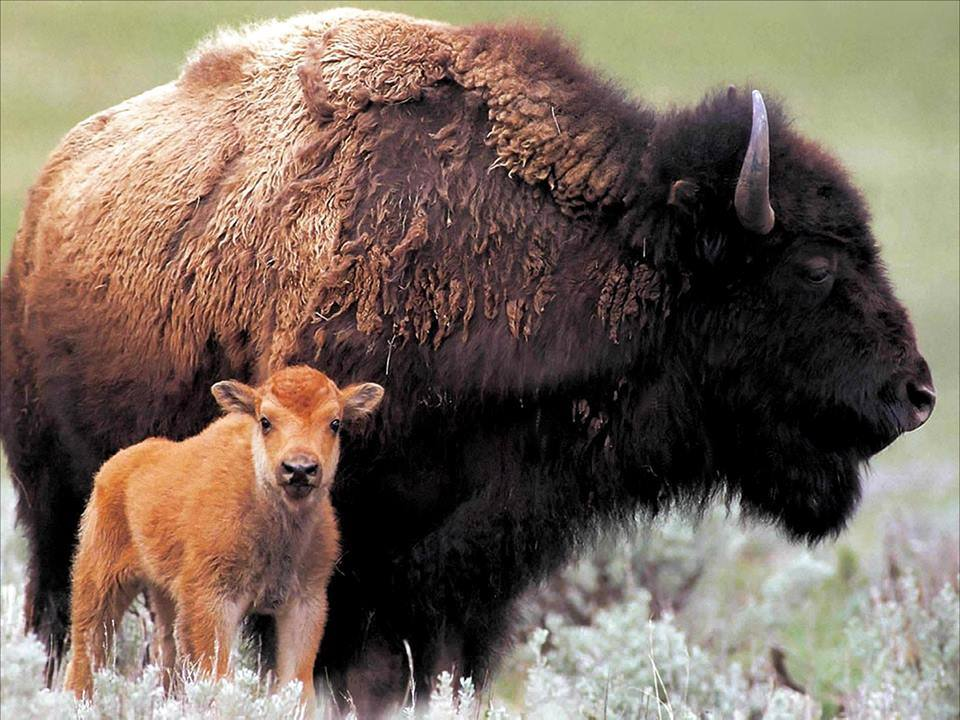
#> input picture ExerciseTwo/asserts/OpenC.jpg, 960 x 720 px, found by its file name
$ python ChapterFour.py
#> lines starting #> are read from the running program, lines starting #| are printed output that depends on the picture
"""
@file laplace_demo.py
@brief Sample code showing how to detect edges using the Laplace operator
"""
import sys
import cv2 as cv
def main(argv):
    # [variables]
    # Declare the variables we are going to use
    ddepth = cv.CV_16S
    kernel_size = 3
    window_name = "Laplace Demo"
    # [variables]
    # [load]
    imageName = argv[0] if len(argv) > 0 else 'OpenC.jpg'
    src = cv.imread(cv.samples.findFile(imageName), cv.IMREAD_COLOR) # Load an image
#> src is the input picture: shape (720, 960, 3); mean B, G, R 93.1, 105.6, 121
    # Check if image is loaded fine
    if src is None:
        print ('Error opening image')
        print ('Program Arguments: [image_name -- default OpenC.jpg]')
        return -1
    # [load]
    # [reduce_noise]
    # Remove noise by blurring with a Gaussian filter
    src = cv.GaussianBlur(src, (3, 3), 0)
    # [reduce_noise]
    # [convert_to_gray]
    # Convert the image to grayscale
    src_gray = cv.cvtColor(src, cv.COLOR_BGR2GRAY)
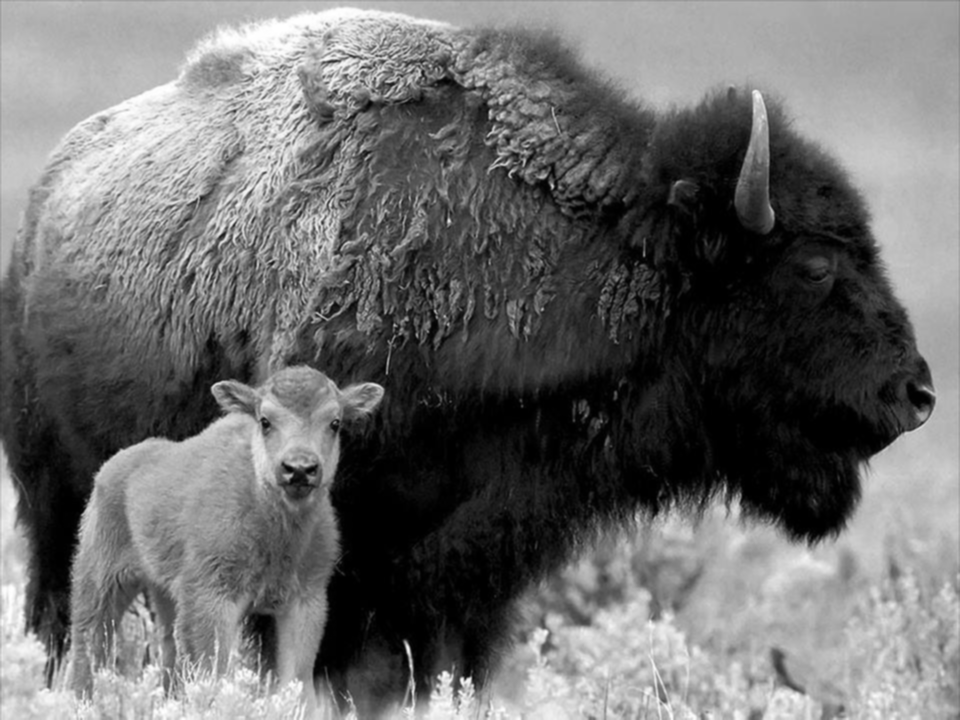
#> src_gray: shape (720, 960); min 0, max 255, mean 108.9
    # [convert_to_gray]
    # Create Window
    cv.namedWindow(window_name, cv.WINDOW_AUTOSIZE)
    # [laplacian]
    # Apply Laplace function
    dst = cv.Laplacian(src_gray, ddepth, ksize=kernel_size)
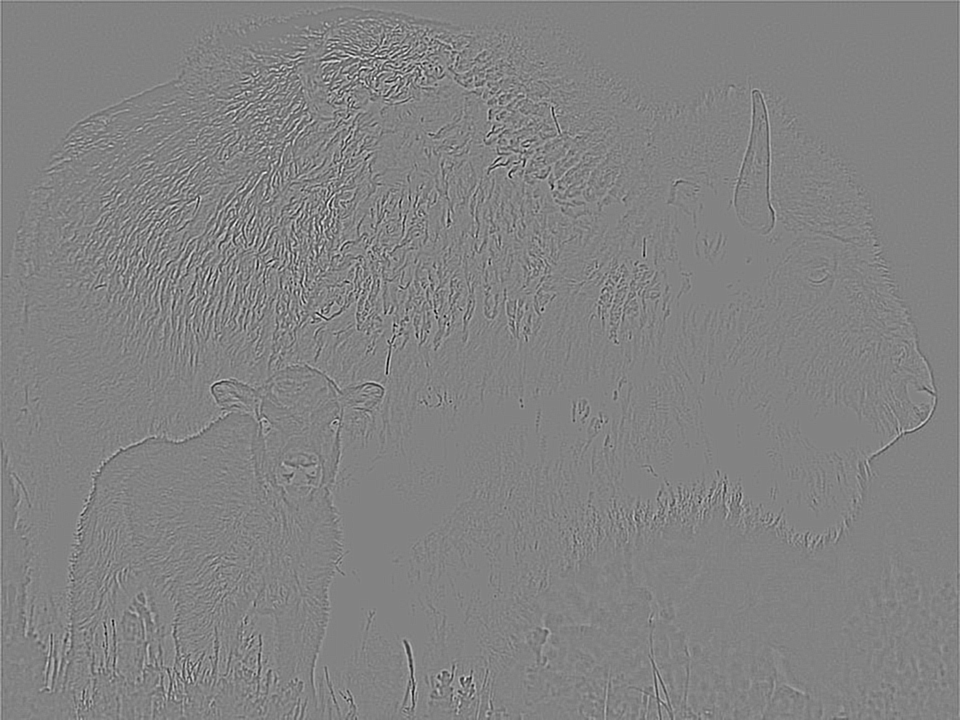
#> dst: shape (720, 960) int16; min -500, max 474, mean 0.1; drawn with min black and max white
    # [laplacian]
    # [convert]
    # converting back to uint8
    abs_dst = cv.convertScaleAbs(dst)
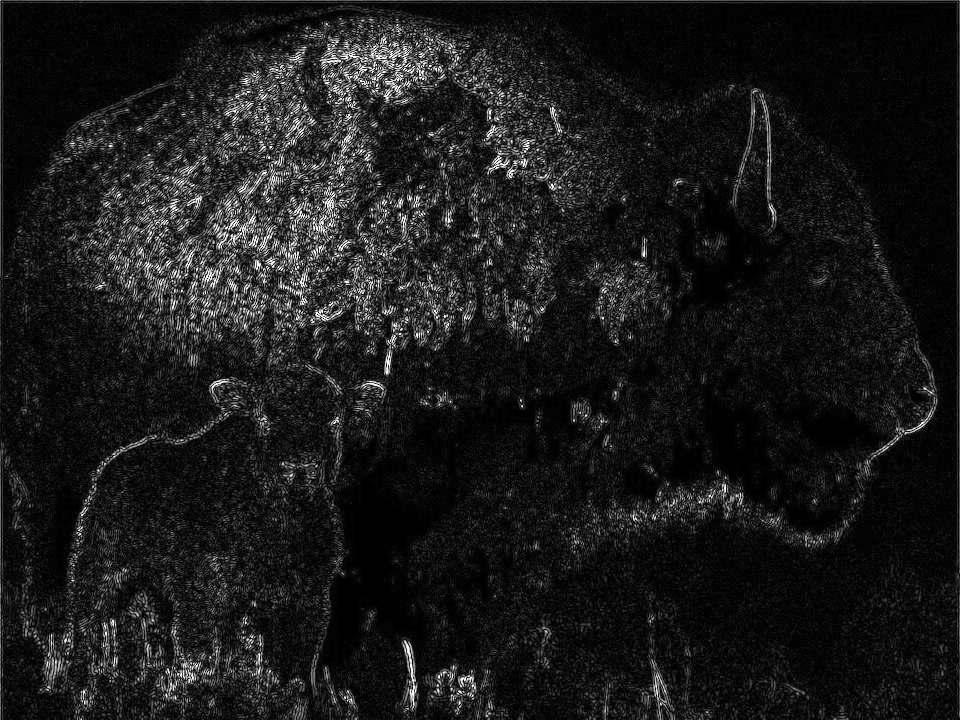
#> abs_dst: shape (720, 960); min 0, max 255, mean 26
    # [convert]
    # [display]
    cv.imshow(window_name, abs_dst)
    cv.waitKey(0)
    # [display]
    return 0
if __name__ == "__main__":
    main(sys.argv[1:])

$ run again, with ExerciseTwo/asserts/shah.jpeg copied over ExerciseTwo/asserts/OpenC.jpg
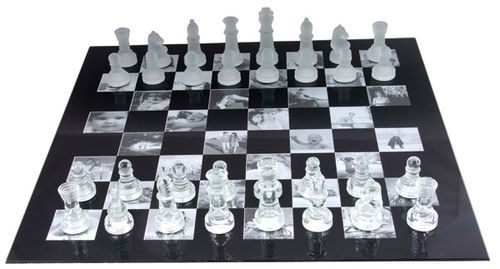
#> input picture ExerciseTwo/asserts/shah.jpeg, 500 x 269 px, found by its file name
#> in main, src is the input picture: shape (269, 500, 3); mean B, G, R 163.4, 158.7, 156.6
#> in main, `dst = cv.Laplacian(src_gray, ddepth, ksize=kernel_size)`:
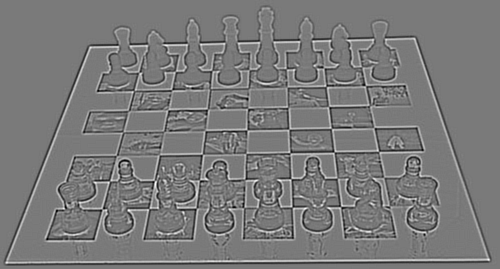
#> dst: shape (269, 500) int16; min -362, max 394, mean 0; drawn with min black and max white
#> in main, `abs_dst = cv.convertScaleAbs(dst)`:
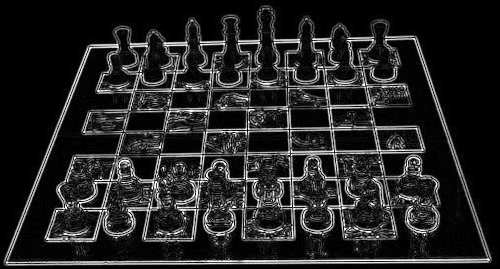
#> abs_dst: shape (269, 500); min 0, max 255, mean 36.5
